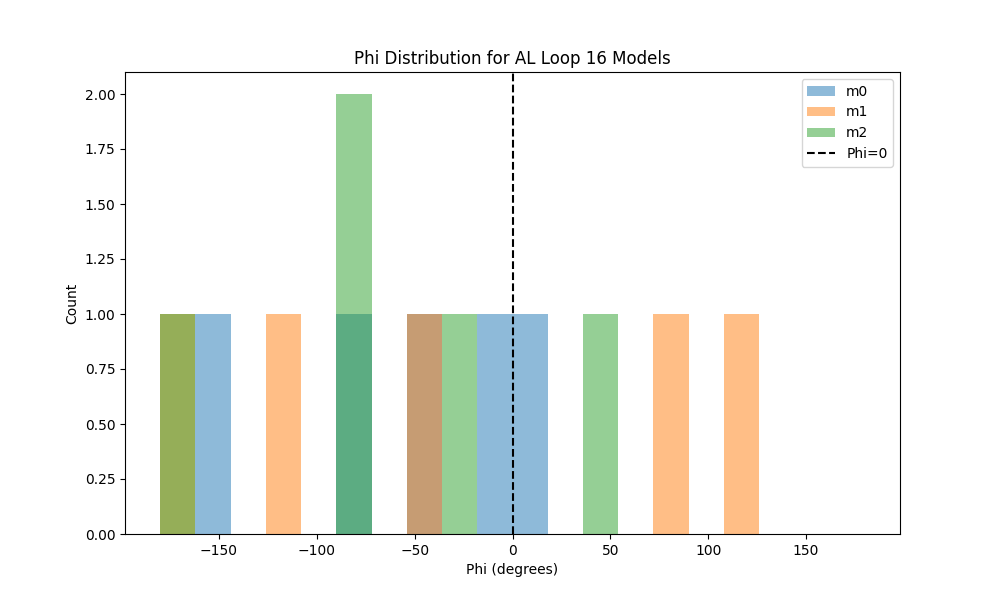

Generate this figure with Python:

import os
import torch
import yaml
import matplotlib.pyplot as plt
import numpy as np
from pathlib import Path
from metastategen.models.ensemble import load_ensemble, build_diffusion_from_cfg
from metastategen.utils import set_deterministic
from metastategen.models.diffusion import center
from metastategen.models.features import compute_chiral_volume_signal
import mdtraj as md

# Minimal Phi calculation (dihedral angle)
def compute_dihedrals(pos):
    # pos: [B, N, 3]
    # Ala2 backbone indices: C(prev)-N-CA-C
    # Standard PDB definitions for Phi: C(prev)-N-CA-C
    # Check find_heavy_indices.py or standard mapping
    # 0: CH3, 1: C=O, 2: N, 3: H, 4: CA, 5: HA, 6: CB, 7: HB1, 8: HB2, 9: HB3, 10: C=O, 11: N, 12: H, 13: CH3
    # Wait, mdshare 10 atoms usually:
    # 0: C, 1: O, 2: N, 3: CA, 4: CB, 5: C, 6: O, 7: N, 8: CA, 9: CB? No.
    # Let's rely on standard indices if typically used.
    # Standard 10 heavy atoms for Ala2 in mdshare:
    # 0: CH3 (ACE)
    # 1: C (ACE)
    # 2: O (ACE)
    # 3: N
    # 4: CA
    # 5: CB
    # 6: C
    # 7: O
    # 8: N (NME)
    # 9: CH3 (NME)
    
    # Phi: C(0)-N(3)-CA(4)-C(6) -> Wait ACE C is index 1.
    # Phi: C_prev(1) - N(3) - CA(4) - C(6)
    
    p0 = pos[:, 1] # C_prev
    p1 = pos[:, 3] # N
    p2 = pos[:, 4] # CA
    p3 = pos[:, 6] # C
    
    b0 = -1.0 * (p1 - p0)
    b1 = p2 - p1
    b2 = p3 - p2
    
    # normalize b1
    b1 /= torch.norm(b1, dim=1, keepdim=True)
    
    # v = projection of b0 onto plane perpendicular to b1
    # v = b0 - <b0, b1>*b1
    v = b0 - torch.sum(b0 * b1, dim=1, keepdim=True) * b1
    w = torch.cross(b1, b0, dim=1) # also perpendicular to b1
    
    # x = <v, b2>
    # y = <w, b2>
    x = torch.sum(v * b2, dim=1)
    y = torch.sum(w * b2, dim=1)
    
    return torch.atan2(y, x)

def compute_chiral_volume(pos):
    # pos: [B, N, 3]
    # Simple proxy: (b1 x b2) . b3 for some backbone vectors?
    # Or just use the one from features.py to see what the model sees?
    # The models/features.py one is local per node.
    # The user says "chiral volume (*5000)".
    # Let's just check Phi for now as requested.
    pass

def main():
    run_dir = Path("runs/day10_al_16_hpc")
    config_path = run_dir / "config.yaml"
    
    print(f"Loading config from {config_path}")
    with open(config_path, "r") as f:
        cfg = yaml.safe_load(f)
        
    device = torch.device("cuda" if torch.cuda.is_available() else "mps" if torch.backends.mps.is_available() else "cpu")
    print(f"Using device: {device}")
    
    # Load Atom Types (Stubbing minimal if file access issue, but should be fine)
    # We need meta_path from cfg
    meta_path = cfg["data"]["meta_path"]
    if not os.path.exists(meta_path):
        print(f"Warning: {meta_path} not found. Using dummy atom types for Ala2 (10 atoms).")
        # Just assume 10 atoms, all type 0 is fine for shape, but model uses embeddings.
        # Need correct mapping.
        # Let's try to locate the file or infer.
        # Typically 10 atoms.
        n_atoms = 10
        atom_types = torch.zeros(n_atoms, dtype=torch.long, device=device) # Dummy
    else:
        meta = torch.load(meta_path)
        n_atoms = int(meta["n_atoms"])
        # We also need the atom_types tensor usually found in data shards
        # For this repro we might cheat if we can't find a shard easily.
        # Let's try to find one.
        import glob
        if 'active_learning' in cfg and 'oracle_pool_source' in cfg['active_learning']:
             pool_source = cfg['active_learning']['oracle_pool_source']
        else:
             # Fallback or try to guess
             pool_source = "data/processed/ala2/shards"
             
        shards = glob.glob(f"{pool_source}/*.pt")
        if shards:
            batch = torch.load(shards[0])
            atom_types = batch["atom_types"].to(device)
            print("Loaded atom_types from shard.")
        else:
             print("Warning: No shards found. Using zeros for atom_types.")
             atom_types = torch.zeros(n_atoms, dtype=torch.long, device=device)

    # Load Ensemble
    members_dir = run_dir / "members"
    member_paths = sorted([d for d in members_dir.iterdir() if d.is_dir()])
    print(f"Found members: {[p.name for p in member_paths]}")
    
    # Re-use load_ensemble logic
    real_n_types = int(atom_types.max().item()) + 1
    ensemble = load_ensemble(member_paths, cfg, n_atom_types=real_n_types, device=device)
    diffusion = build_diffusion_from_cfg(cfg).to(device)
    
    set_deterministic(42)
    
    n_samples = 5
    steps = 100 # Fast check
    
    results = {}
    
    for i, model in enumerate(ensemble.members):
        model.eval()
        print(f"Sampling from m{i}...")
        
        # Sampling loop (simplified from sample_ensemble.py)
        shape = (n_samples, n_atoms, 3)
        batch_types = atom_types.unsqueeze(0).expand(n_samples, -1)
        
        with torch.no_grad():
            xt = torch.randn(shape, device=device)
            if diffusion.cfg.recenter_every_step:
                xt = center(xt)
                
            # Compute Target Condition (L-Ala) from reference
            # Use fixed 7.6 scale_factor matching config assumption if not available
            # We will just load reference PDB here locally
            ref_pdb = md.load("data/raw/alanine-dipeptide-nowater.pdb")
            # Subset to heavy atoms (10) to match model
            heavy_idx = ref_pdb.topology.select("symbol != H")
            scale_factor = 7.6
            ref_pos_scaled = torch.tensor(ref_pdb.xyz[0, heavy_idx], dtype=torch.float32) * scale_factor
            target_signal = compute_chiral_volume_signal(ref_pos_scaled.unsqueeze(0)).mean(0)
            c_batch = target_signal.unsqueeze(0).expand(n_samples, -1, -1).to(device)

            # Using DDIM for speed
            xt = diffusion.ddim_sample_loop(model, shape, batch_types, steps=steps, eta=0.0, model_kwargs={"condition": c_batch})
            
        # Compute metrics
        phi = compute_dihedrals(xt)
        phi_deg = torch.rad2deg(phi).cpu().numpy()
        results[f"m{i}"] = phi_deg
        
        print(f"m{i} Phi mean: {phi_deg.mean():.2f}, std: {phi_deg.std():.2f}")
        
    # Validating "Near 0"
    # Plot
    plt.figure(figsize=(10, 6))
    for name, phis in results.items():
        plt.hist(phis, bins=20, alpha=0.5, label=name, range=(-180, 180))
    
    plt.axvline(0, color='k', linestyle='--', label="Phi=0")
    plt.xlabel("Phi (degrees)")
    plt.ylabel("Count")
    plt.title("Phi Distribution for AL Loop 16 Models")
    plt.legend()
    plt.savefig("demo/debug_loop16_phi.png")
    print("Saved plot to demo/debug_loop16_phi.png")
    
    # ASCII Histogram
    print("\n--- Phi Distribution (Counts per bin) ---")
    bins = np.linspace(-180, 180, 10)
    for name, phis in results.items():
        hist, _ = np.histogram(phis, bins=bins)
        print(f"{name}: {hist}")
    print("Bins edges:", bins)


if __name__ == "__main__":
    main()
